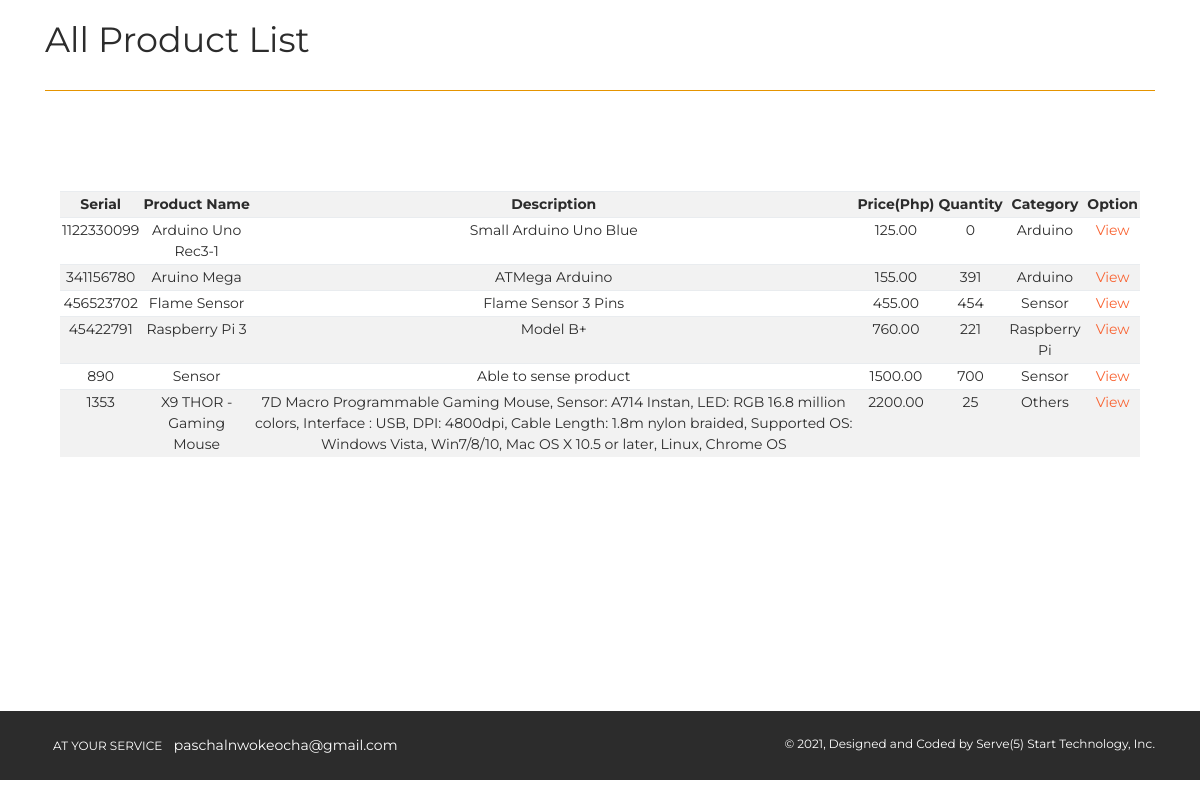
Page /e_ps/pages/products.php on the committed database.
### tables this page shows
CREATE TABLE `products` (
  `prod_id` int(11) NOT NULL,
  `prod_name` varchar(50) NOT NULL,
  `prod_desc` varchar(500) NOT NULL,
  `prod_qty` int(11) NOT NULL,
  `prod_cost` decimal(10,2) NOT NULL,
  `prod_price` decimal(10,2) NOT NULL,
  `category` varchar(100) NOT NULL,
  `supplier` varchar(100) NOT NULL,
  `prod_serial` varchar(50) NOT NULL,
  `prod_pic1` varchar(500) NOT NULL,
  `prod_pic2` varchar(500) NOT NULL,
  `prod_pic3` varchar(500) NOT NULL
);

### e_ps/pages/products.php (the view, shortened to what this page needs)
<!DOCTYPE html>
<html lang="en">
<head>
    <link rel="stylesheet" href="https://maxcdn.bootstrapcdn.com/font-awesome/latest/css/font-awesome.min.css" />
    <link href="../assets/css/bootstrap.min.css" rel="stylesheet" />
    <link href="../assets/css/now-ui-kit.css?v=1.1.0" rel="stylesheet" />
    <link href="../assets/css/demo.css" rel="stylesheet" />
    <link rel="stylesheet" href="../plugins/datatables/dataTables.bootstrap.css">
</head>
<body class="index-page sidebar-collapse">
    <div class="wrapper"><br>
        <div class="main">
            <div class="section section-basic">
                <div class="container">
                      <h2>All Product List</h2>
                      <hr color="orange">
                <br>
                <div class="col-md-12">
                <br>
                <div class="panel panel-success panel-size-custom">
                        <div class="panel-body">
                            <?php
                                      include('../config/dbconn.php');
                                      $query = "SELECT * FROM products ORDER BY prod_name ASC";
                                      $result = mysqli_query($dbconn,$query);
                                      ?>
                                <br>
                                <br>
                                <table id="" class="table table-condensed table-striped">
                                    <tr>
                                      <th>Serial</th>
                                      <th>Product Name</th>
                                      <th>Description</th>
                                      <th>Price(Php)</th>
                                      <th>Quantity</th>
                                      <th>Category</th>
                                      <th>Option</th>
                                    </tr>
                                        <?php
                                          if($result){
                                            while($res = mysqli_fetch_array($result)) {
                                              echo "<tr>";
                                                echo "<td>".$res['prod_serial']."</td>";
                                                echo "<td>".$res['prod_name']."</td>";
                                                echo "<td>".$res['prod_desc']."</td>";
                                                echo "<td>".$res['prod_price']."</td>";
                                                echo "<td>".$res['prod_qty']."</td>";
                                                echo "<td>".$res['category']."</td>";
                                                echo "<td><a href=\"product_details.php?prod_id=$res[prod_id]\">View</a></td>";
                                              echo "</tr>";
                                            }
                                          }?>
                                </table><br><br><br><br>
                        </div>
                    </div>
                </div>
            </div>
        </div>
<br><br><br><br>
<footer class="footer" data-background-color="black">
            <div class="container">
                <nav>
                    <ul>
                        <li>
                        <a href="" target="_blank">
                                At your service
                            </a>
                        </li>
                        <li>
                            paschalnwokeocha@gmail.com
                        </li>
                    </ul>
                </nav>
                <div class="copyright">
                    &copy;
                    , Designed and Coded by Serve(5) Start Technology, Inc.
                </div>
            </div>
        </footer>
    </div>
</body>
</html>

### e_ps/assets/css/demo.css (style rules this page uses)
.section-basic { padding-top: 0; }

### rows in the picture
products: prod_serial "1122330099", prod_name "Arduino Uno Rec3-1", prod_desc "Small Arduino Uno Blue", prod_price "125.00", prod_qty "0", category "Arduino"
products: prod_serial "341156780", prod_name "Aruino Mega", prod_desc "ATMega Arduino", prod_price "155.00", prod_qty "391", category "Arduino"
products: prod_serial "456523702", prod_name "Flame Sensor", prod_desc "Flame Sensor 3 Pins", prod_price "455.00", prod_qty "454", category "Sensor"
products: prod_serial "45422791", prod_name "Raspberry Pi 3", prod_desc "Model B+", prod_price "760.00", prod_qty "221", category "Raspberry Pi"
products: prod_serial "890", prod_name "Sensor", prod_desc "Able to sense product", prod_price "1500.00", prod_qty "700", category "Sensor"
products: prod_serial "1353", prod_name "X9 THOR - Gaming Mouse", prod_desc "7D Macro Programmable Gaming Mouse, Sensor: A714 Instan, LED: RGB 16.8 million colors, Interface : USB, DPI: 4800dpi, Cable Length: 1.8m nylon braided, Supported OS: Windows Vista, Win7/8/10, Mac OS X 10.5 or later, Linux, Chrome OS", prod_price "2200.00", prod_qty "25", category "Others"
